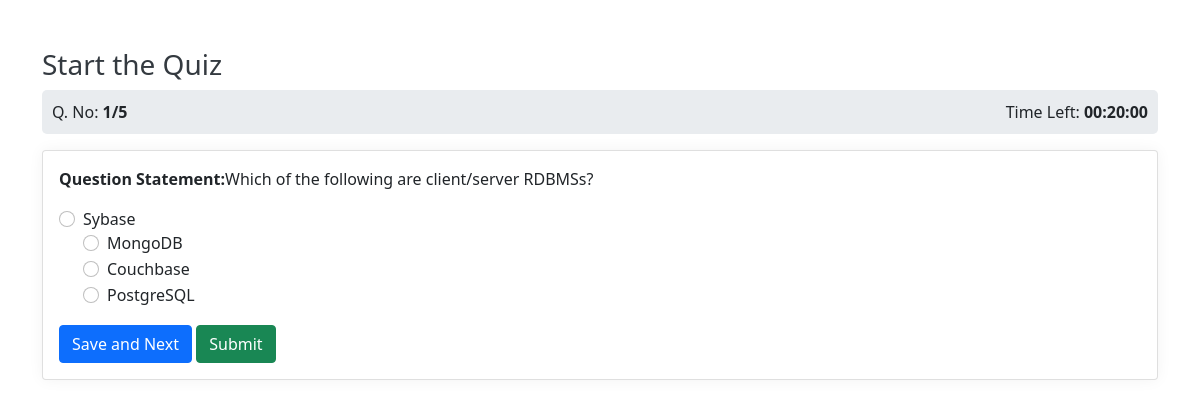
/start_quiz/7 (signed in), run on the app's committed database.
### application/models.py (models this page shows)
class Question(db.Model):
    id = db.Column(db.Integer, primary_key = True)
    quiz_id = db.Column(db.Integer, db.ForeignKey('quiz.id'),nullable=False)
    question_title = db.Column(db.String(), nullable=False)
    option1 = db.Column(db.String(), nullable=False)
    option2 = db.Column(db.String(), nullable=False)
    option3 = db.Column(db.String(), nullable=False)
    option4 = db.Column(db.String(), nullable=False)
    correct_option = db.Column(db.Integer, nullable=False)

### application/controllers.py (the view, shortened to what this page needs)
@app.route("/start_quiz/<int:quiz_id>", methods=["GET", "POST"])
def start_quiz(quiz_id):
    user_id = session.get("user_id")
    if not user_id:
        return redirect(url_for("login"))
    quiz = Quiz.query.get_or_404(quiz_id)
    questions = quiz.questions
    total_questions = len(questions)
    if 'quiz_data' not in session or session['quiz_data'].get('quiz_id') != quiz_id:
        session['quiz_data'] = {
            'quiz_id': quiz_id,
            'question_index': 0,
            'answers': {},  # Use a dictionary to store answers
            'start_time': datetime.utcnow().isoformat()
        }
        print(f"Quiz data initialized in session: {session['quiz_data']}")
    quiz_data = session['quiz_data'] #RETRIEVE FROM SESSION, NOT .GET()
    current_question_index = quiz_data['question_index']
    if current_question_index >= total_questions:
        score = calculate_score(quiz_id, quiz_data['answers'])
        save_score(quiz_id, user_id, score)
        session.pop('quiz_data', None)  # Clear quiz data
        print("Quiz completed, redirecting to view_scores")
        return redirect(url_for("view_scores", user_id=user_id))
    question = questions[current_question_index]
    selected_answer = quiz_data['answers'].get(str(question.id))
    start_time_str = quiz_data['start_time']
    time_left = calculate_time_left(quiz.duration, start_time_str)
    return render_template(
        'start_quiz.html',
        quiz=quiz,
        question=question,
        current_question_index=current_question_index + 1,
        total_questions=total_questions,
        time_left=time_left,
        selected_answer=selected_answer
    )

### application/controllers.py (called while the page is built)
def calculate_time_left(duration, start_time_str):
    try:
        start_time_utc = datetime.fromisoformat(start_time_str).replace(tzinfo=pytz.utc)
        now_utc = datetime.now(pytz.utc)
        quiz_end_time_utc = start_time_utc + timedelta(hours=duration.hour, minutes=duration.minute, seconds=duration.second)
        time_left_delta = quiz_end_time_utc - now_utc
        if time_left_delta.total_seconds() <= 0:
            return "00:00:00"
        hours, remainder = divmod(time_left_delta.total_seconds(), 3600)
        minutes, seconds = divmod(remainder, 60)
        return f"{int(hours):02}:{int(minutes):02}:{int(seconds):02}"
    except Exception as e:
        print(f"Error calculating time left: {e}")
        return "00:00:00"

### templates/start_quiz.html (shortened to what this page needs)
<!DOCTYPE html>
<html lang="en">
<head>
    <link rel="stylesheet" href="{{url_for('static', filename = 'start_quiz.css')}}">
    <link href="https://cdn.jsdelivr.net/npm/bootstrap@5.0.2/dist/css/bootstrap.min.css" rel="stylesheet"
>
</head>
<body>
    <div class="container mt-5">
        <h3>Start the Quiz</h3>
        <form method ="POST">
            <div class="d-flex justify-content-between">
                <span>Q. No: <strong>{{current_question_index }}/{{total_questions}}</strong></span>
                <span>Time Left: <strong>{{time_left}}</strong></span>
            </div>
            <div class="card mt-3">
                <div class="card-body">
                    <p><strong>Question Statement:</strong>{{question.question_title}} </p>
                    <div>
                        <div class="form-check">
                            <input class="form-check-input" type="radio" name="answer" id="option1" value="1" {% if  selected_answer == "1" %}checked{%endif %}>
                            <label class="form-check-label" for="option1">{{question.option1}}
                        <div class="form-check">
                            <input class="form-check-input" type="radio" name="answer" id="option2" value="2" {% if selected_answer == "2"%}checked{%endif %}>
                            <label class="form-check-label" for="option2">{{question.option2}}</label>
                        </div>
                        <div class="form-check">
                            <input class="form-check-input" type="radio" name="answer" id="option3" value="3" {% if selected_answer == "3" %}checked{%endif %}>
                            <label class="form-check-label" for="option3">{{question.option3}}</label>
                        </div>
                        <div class="form-check">
                            <input class="form-check-input" type="radio" name="answer" id="option4" value="4" {% if selected_answer == "4" %}checked{%endif %}>
                            <label class="form-check-label" for="option4">{{question.option4}}</label>
                        </div>
                    </div>
                    <div class="mt-3">
                        <button class="btn btn-primary"type ="submit" name ="action" value="next">Save and Next</button>
                        <button class="btn btn-success" type="submit" name = "action" value = "submit">Submit</button>
                    </div>
                </div>
            </div>
    </form>
    </div>
</body>
</html>

### static/start_quiz.css (style rules this page uses)
body { font-family: Arial, sans-serif; background-color: #f8f9fa; }
.container { margin-top: 30px; }
h3 { color: #343a40; margin-bottom: 20px; }
.card { border: none; box-shadow: 0 0 15px rgba(0, 0, 0, 0.05); border-radius: 10px; }
.card-body { padding: 20px; }
.form-check { margin-bottom: 10px; }
.form-check-input { margin-top: .3rem; }
.btn-primary { background-color: #007bff; border-color: #007bff; }
.btn-success { background-color: #28a745; border-color: #28a745; }
.d-flex { background-color: #e9ecef; padding: 10px; border-radius: 5px; margin-bottom: 15px; align-items: center; }

### data on the page
Question: question_title "Which of the following are client/server RDBMSs?", option1 "Sybase", option2 "MongoDB", option3 "Couchbase", option4 "PostgreSQL"

### other printed values
{{ current_question_index }} "1"
{{ total_questions }} "5"
{{ time_left }} "00:20:00"
